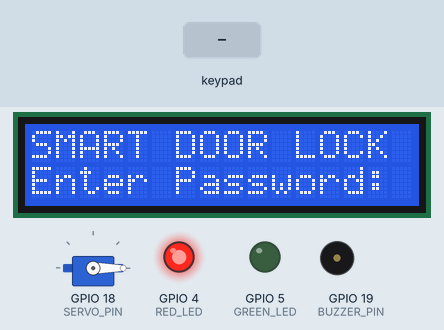
Simulated run of this sketch. Board: ESP32. Parts: 16×2 character LCD, servo, output pins drawn as LEDs (lit = HIGH), buzzer (waves = sounding). The inputs (shaded band) are chosen by the test bench.

Above: at 1.2 s.
1.3 s: keypad keys 1 3 1 2 1 4 2 7 # pressed 0.4 s apart
At 4.8 s:
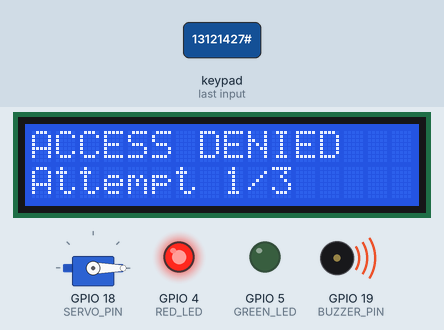
6.4 s: keypad keys 2 2 2 6 # pressed 0.4 s apart
At 8.8 s:
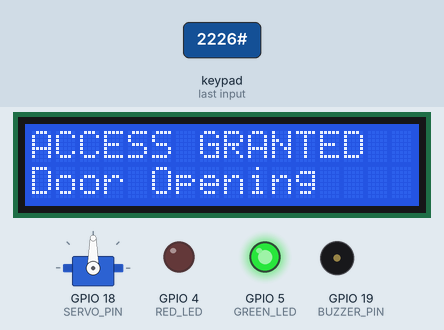
11.4 s: key '*' pressed
At 14.2 s:
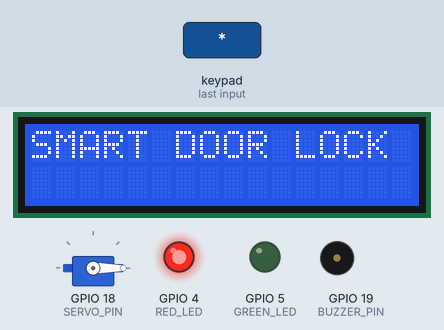
14.4 s: key '1' pressed
At 15.6 s:
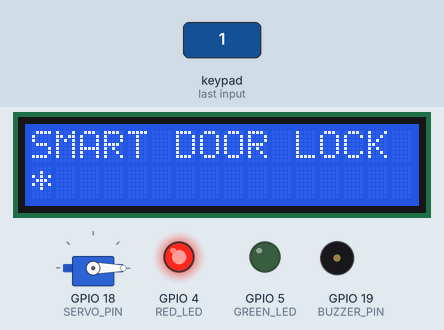
15.9 s: key '2' pressed
At 17.0 s:
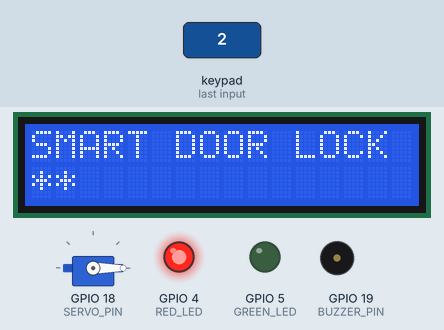
Timing chart, 0 to 18.4 s (numbered marks = the images above; inputs shaded):
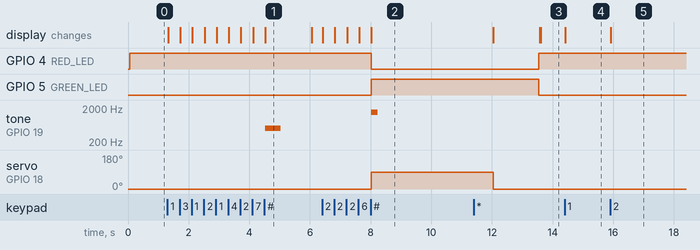

The sketch:

sketch.ino
```cpp
#include <Keypad.h>
#include <Wire.h>
#include <LiquidCrystal_I2C.h>
#include <ESP32Servo.h>

// =====================
// PIN DEFINITIONS
// =====================

#define SERVO_PIN 18
#define BUZZER_PIN 19
#define RED_LED 4
#define GREEN_LED 5

// =====================
// LCD
// =====================

LiquidCrystal_I2C lcd(0x27, 16, 2);

// =====================
// SERVO
// =====================

Servo doorServo;

// =====================
// KEYPAD
// =====================

const byte ROWS = 4;
const byte COLS = 4;

char keyMap[ROWS][COLS] = {
  {'1', '2', '3', 'A'},
  {'4', '5', '6', 'B'},
  {'7', '8', '9', 'C'},
  {'*', '0', '#', 'D'}
};

byte rowPins[ROWS] = {13, 12, 14, 27};
byte colPins[COLS] = {26, 25, 33, 32};

Keypad keypad = Keypad(
  makeKeymap(keyMap),
  rowPins,
  colPins,
  ROWS,
  COLS
);

// =====================
// PASSWORD
// =====================

const char correctPassword[] = "2226";

char enteredPassword[9];
byte passwordLength = 0;

// =====================
// SECURITY
// =====================

byte failedAttempts = 0;

const byte MAX_ATTEMPTS = 3;

bool systemLocked = false;

unsigned long lockStartTime = 0;

const unsigned long LOCK_TIME = 30000;

// =====================
// SERVO POSITIONS
// =====================

const int LOCKED = 0;
const int UNLOCKED = 90;


// =====================================================
// SETUP
// =====================================================

void setup() {

  Serial.begin(115200);

  // Output pins
  pinMode(BUZZER_PIN, OUTPUT);
  pinMode(RED_LED, OUTPUT);
  pinMode(GREEN_LED, OUTPUT);

  // LCD
  lcd.init();
  lcd.backlight();

  // Servo
  doorServo.setPeriodHertz(50);
  doorServo.attach(SERVO_PIN, 500, 2400);

  // Start in locked position
  doorServo.write(LOCKED);

  // LED status
  digitalWrite(RED_LED, HIGH);
  digitalWrite(GREEN_LED, LOW);

  clearPassword();

  showLockedScreen();
}


// =====================================================
// LOOP
// =====================================================

void loop() {

  // -----------------------------
  // CHECK SYSTEM LOCKOUT
  // -----------------------------

  if (systemLocked) {

    unsigned long elapsed = millis() - lockStartTime;

    if (elapsed >= LOCK_TIME) {

      systemLocked = false;
      failedAttempts = 0;

      clearPassword();
      showLockedScreen();

    }
    else {

      unsigned long remaining =
        (LOCK_TIME - elapsed + 999) / 1000;

      lcd.setCursor(0, 0);
      lcd.print("SYSTEM LOCKED   ");

      lcd.setCursor(0, 1);
      lcd.print("Wait ");
      lcd.print(remaining);
      lcd.print(" sec   ");

      delay(200);

      return;
    }
  }

  // -----------------------------
  // READ KEYPAD
  // -----------------------------

  char key = keypad.getKey();

  if (key != NO_KEY) {

    processKey(key);
  }
}


// =====================================================
// PROCESS KEYPAD
// =====================================================

void processKey(char key) {

  // -----------------------------
  // CLEAR
  // -----------------------------

  if (key == '*') {

    clearPassword();

    lcd.setCursor(0, 1);
    lcd.print("                ");

    return;
  }

  // -----------------------------
  // ENTER / SUBMIT
  // -----------------------------

  if (key == '#') {

    checkPassword();

    return;
  }

  // -----------------------------
  // NUMBER
  // -----------------------------

  if (key >= '0' && key <= '9') {

    if (passwordLength < 8) {

      enteredPassword[passwordLength] = key;

      passwordLength++;

      enteredPassword[passwordLength] = '\0';

      lcd.setCursor(0, 1);

      lcd.print("                ");

      lcd.setCursor(0, 1);

      for (byte i = 0; i < passwordLength; i++) {

        lcd.print('*');
      }
    }
  }
}


// =====================================================
// CHECK PASSWORD
// =====================================================

void checkPassword() {

  if (passwordLength == 0) {

    return;
  }

  if (strcmp(enteredPassword, correctPassword) == 0) {

    failedAttempts = 0;

    unlockDoor();

  }
  else {

    failedAttempts++;

    denyAccess();

    if (failedAttempts >= MAX_ATTEMPTS) {

      activateLockout();
    }
  }

  clearPassword();
}


// =====================================================
// UNLOCK DOOR
// =====================================================

void unlockDoor() {

  lcd.clear();

  lcd.setCursor(0, 0);
  lcd.print("ACCESS GRANTED");

  lcd.setCursor(0, 1);
  lcd.print("Door Opening");

  // LEDs
  digitalWrite(RED_LED, LOW);
  digitalWrite(GREEN_LED, HIGH);

  // Success beep
  tone(BUZZER_PIN, 1500, 200);

  // Unlock
  doorServo.write(UNLOCKED);

  delay(4000);

  // Lock again
  lcd.clear();

  lcd.setCursor(0, 0);
  lcd.print("Door Locking...");

  doorServo.write(LOCKED);

  delay(1500);

  // Back to locked state
  digitalWrite(GREEN_LED, LOW);
  digitalWrite(RED_LED, HIGH);

  showLockedScreen();
}


// =====================================================
// ACCESS DENIED
// =====================================================

void denyAccess() {

  lcd.clear();

  lcd.setCursor(0, 0);
  lcd.print("ACCESS DENIED");

  lcd.setCursor(0, 1);
  lcd.print("Attempt ");
  lcd.print(failedAttempts);
  lcd.print("/3");

  digitalWrite(RED_LED, HIGH);
  digitalWrite(GREEN_LED, LOW);

  // Error beep
  tone(BUZZER_PIN, 500, 500);

  delay(1500);

  showLockedScreen();
}


// =====================================================
// LOCKOUT
// =====================================================

void activateLockout() {

  systemLocked = true;

  lockStartTime = millis();

  lcd.clear();

  lcd.setCursor(0, 0);
  lcd.print("SYSTEM LOCKED");

  lcd.setCursor(0, 1);
  lcd.print("WAIT 30 SECONDS");

  digitalWrite(RED_LED, HIGH);
  digitalWrite(GREEN_LED, LOW);

  // Alarm
  tone(BUZZER_PIN, 700, 1000);

  delay(1000);
}


// =====================================================
// CLEAR PASSWORD
// =====================================================

void clearPassword() {

  passwordLength = 0;

  enteredPassword[0] = '\0';
}


// =====================================================
// LOCKED SCREEN
// =====================================================

void showLockedScreen() {

  lcd.clear();

  lcd.setCursor(0, 0);
  lcd.print("SMART DOOR LOCK");

  lcd.setCursor(0, 1);
  lcd.print("Enter Password:");

  digitalWrite(RED_LED, HIGH);
  digitalWrite(GREEN_LED, LOW);
}
```

Measured:
- after the input at 1.3 s, tone on GPIO 19 (BUZZER_PIN): silent → 500 Hz after 3.2 s, → silent 0.50 s later; the display: first changes at once (image 1 shows a later state)
- after the input at 6.4 s, GPIO 4 (RED_LED): HIGH → LOW after 1.6 s; GPIO 5 (GREEN_LED): LOW → HIGH after 1.6 s; tone on GPIO 19 (BUZZER_PIN): silent → 1500 Hz after 1.6 s, → silent 0.20 s later; servo on GPIO 18 (SERVO_PIN): 0° → 90° after 1.6 s; the display: first changes at once (image 2 shows a later state)
- after the input at 11.4 s, the display: first differs from a run without the input after 2.2 s (image 3)
- after the input at 14.4 s, the display: changes at once (image 4)
- after the input at 15.9 s, the display: changes at once (image 5)
- what the display in image 1 shows lasts 1.6 s, from 4.5 s to 6.1 s
